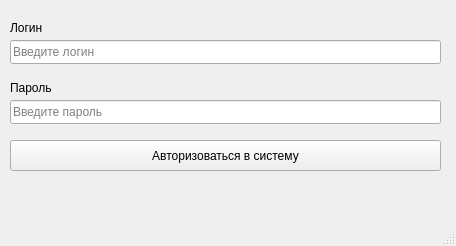
<?xml version="1.0" encoding="UTF-8"?>
<ui version="4.0">
 <class>Authorization</class>
 <widget class="QMainWindow" name="Authorization">
  <property name="geometry">
   <rect>
    <x>0</x>
    <y>0</y>
    <width>456</width>
    <height>246</height>
   </rect>
  </property>
  <property name="minimumSize">
   <size>
    <width>456</width>
    <height>246</height>
   </size>
  </property>
  <property name="maximumSize">
   <size>
    <width>456</width>
    <height>246</height>
   </size>
  </property>
  <property name="windowTitle">
   <string>Authorization</string>
  </property>
  <widget class="QWidget" name="centralwidget">
   <widget class="QPushButton" name="pushButton_1">
    <property name="geometry">
     <rect>
      <x>10</x>
      <y>140</y>
      <width>431</width>
      <height>31</height>
     </rect>
    </property>
    <property name="text">
     <string>Авторизоваться в систему</string>
    </property>
    <property name="shortcut">
     <string>Return</string>
    </property>
   </widget>
   <widget class="QLineEdit" name="lineEditLogin">
    <property name="geometry">
     <rect>
      <x>10</x>
      <y>40</y>
      <width>431</width>
      <height>24</height>
     </rect>
    </property>
    <property name="placeholderText">
     <string>Введите логин</string>
    </property>
   </widget>
   <widget class="QLineEdit" name="lineEditPassword">
    <property name="geometry">
     <rect>
      <x>10</x>
      <y>100</y>
      <width>431</width>
      <height>24</height>
     </rect>
    </property>
    <property name="echoMode">
     <enum>QLineEdit::Password</enum>
    </property>
    <property name="placeholderText">
     <string>Введите пароль</string>
    </property>
   </widget>
   <widget class="QLabel" name="label_1">
    <property name="geometry">
     <rect>
      <x>10</x>
      <y>20</y>
      <width>49</width>
      <height>16</height>
     </rect>
    </property>
    <property name="text">
     <string>Логин</string>
    </property>
   </widget>
   <widget class="QLabel" name="label_2">
    <property name="geometry">
     <rect>
      <x>10</x>
      <y>80</y>
      <width>49</width>
      <height>16</height>
     </rect>
    </property>
    <property name="text">
     <string>Пароль</string>
    </property>
   </widget>
  </widget>
  <widget class="QMenuBar" name="menubar">
   <property name="geometry">
    <rect>
     <x>0</x>
     <y>0</y>
     <width>456</width>
     <height>37</height>
    </rect>
   </property>
  </widget>
  <widget class="QStatusBar" name="statusbar"/>
 </widget>
 <resources/>
 <connections/>
</ui>
